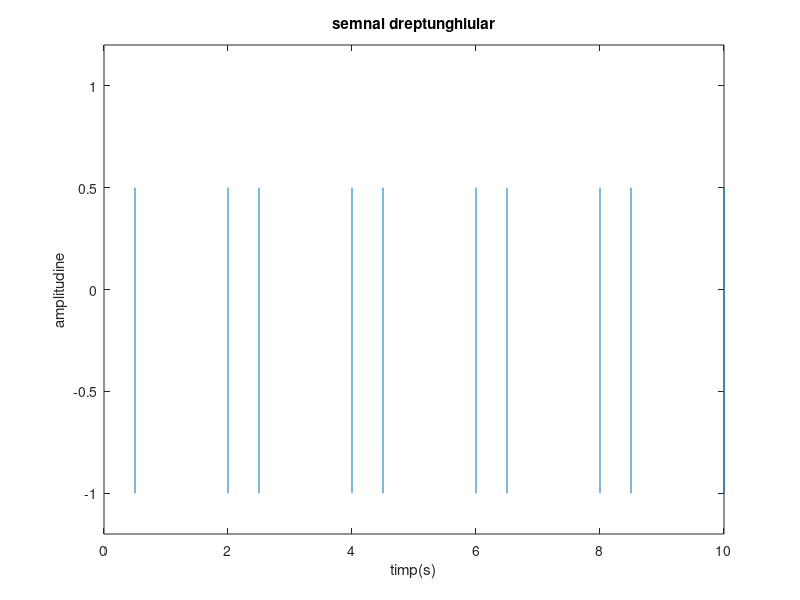

MATLAB code to generate this figure:
t = 0:0.000001:10;
x = -0.25+0.75*square(pi*t,25); %functia semnalului
plot(t,x) %reprezentarea grafica a lui x in functie de t


axis([0 10 -1.2 1.2]) %specifica limitele axelor
xlabel('timp(s)') %numele axelor
ylabel('amplitudine')
title('semnal dreptunghiular') %numele graficului
